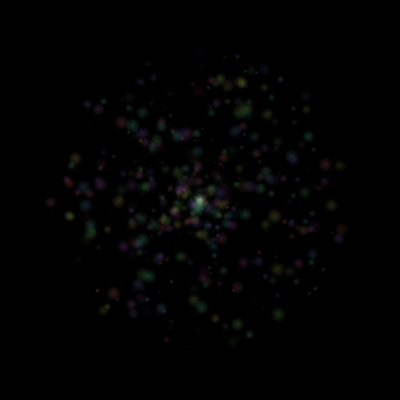
Frame 1 (no input)
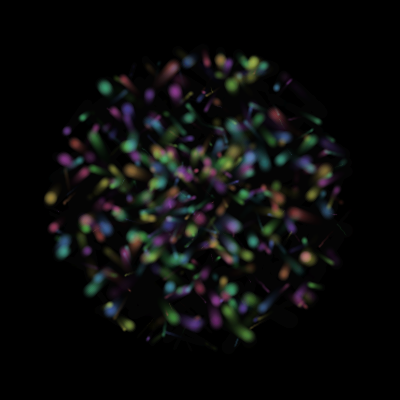
Frame 60 (the mouse pressed at the canvas centre just before this capture)
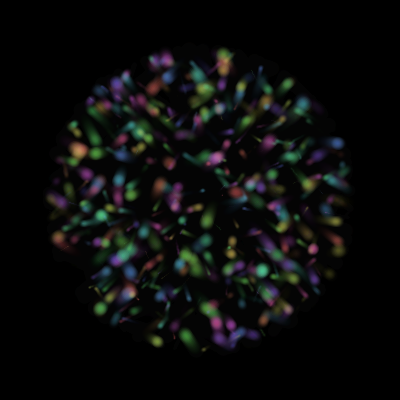
Frame 120 (the mouse held since frame 60 and released just before this capture)

The Processing sketch that drew these frames (run headless with seeded random() and noise(); from frame 60 on, the mouse is pressed at the canvas centre):

// Processing sketch: processing_77546
// ── processing_77546.pde

Dot[] dot = new Dot[500];

void setup(){
  size(400,400);
  colorMode(HSB,360,100,100);
  background(0);
  smooth();
  
  for(int i = 0; i < dot.length;i++){
    dot[i] = new Dot();
  }
}

void draw(){
  //background(0);
  fill(0,30);
  noStroke();
  rect(0,0,width,height);
  
  pushMatrix();
  translate(width/2,height/2);
  for(int i = 0;i <dot.length;i++){
    dot[i].display();
    dot[i].move();
  }
  popMatrix();
}
class Dot {
  float x;
  float y;
  float x_spd;
  float y_spd;
  float spd;
  float ch;
  float r;
  float t;
  float pm1, pm2;
  float theta;
  float range1;
  float range2;

  Dot() {
    theta = random(TWO_PI);
    range1 = 150;
    range2 = random(range1);
    x = range2*cos(theta);
    y = range2*sin(theta);
    spd = 1;

    pm1 = random(1);
    pm2 = random(1);
    if (pm1 > 0.5) {
      pm1 = 1;
    }
    else {
      pm1 = -1;
    }
    if (pm2 > 0.5) {
      pm2 = 1;
    }
    else {
      pm2 = -1;
    }

    x_spd = pm1 * random(spd/10, spd);
    y_spd = pm2 *random(spd/10, spd);

    t = random(TWO_PI);

    //green : 80 - 150
    //blue : 170 -260
    ch = random(360);

    r = random(1, 15);
  }

  void display() {
    for (int i = 0; i < 5;i++) {
      strokeWeight(r-(r/5*i));
      stroke(ch, 50+i*5, 100, 10*abs(sin(t)));
      point(x, y);
    }
  }

  void move() {
    x += x_spd;
    y += y_spd;
    t += 0.05;

    if (mag(x, y) > range1) {

      x_spd *= -1;


      y_spd *= -1;
    }
  }
}
